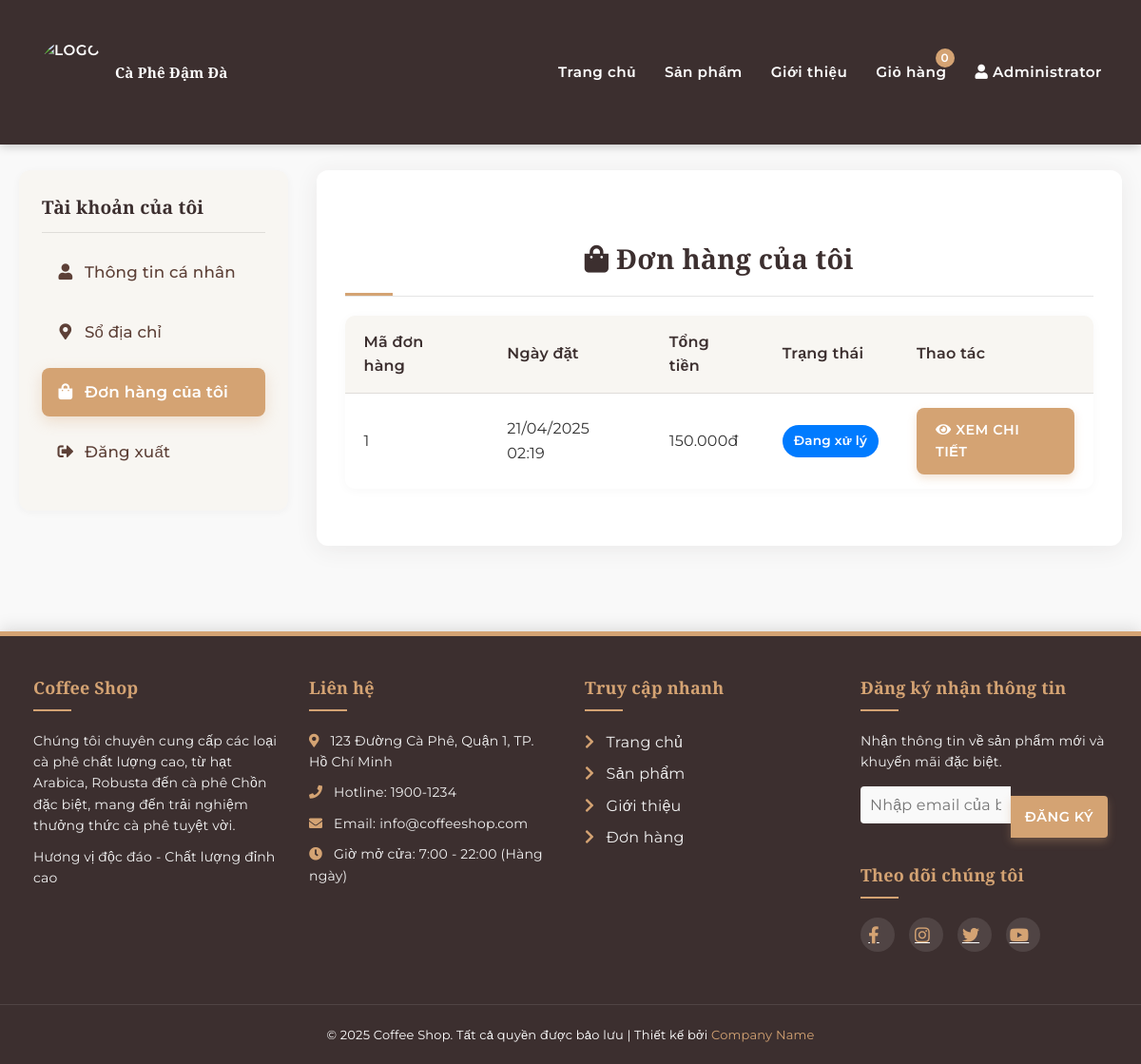
Screenshot of /lab1/my-orders.php (signed in) with the database file from the repository.
### tables this page shows
CREATE TABLE `orders` (
  `id` int(11) NOT NULL,
  `order_number` varchar(30) DEFAULT NULL,
  `user_id` int(11) NOT NULL,
  `shipping_name` varchar(100) NOT NULL,
  `shipping_address` varchar(255) NOT NULL,
  `shipping_city` varchar(100) NOT NULL,
  `shipping_phone` varchar(20) NOT NULL,
  `payment_method` varchar(50) NOT NULL,
  `total_amount` decimal(10,2) NOT NULL,
  `status` enum('pending','processing','confirmed','shipping','delivered','cancelled') NOT NULL DEFAULT 'pending',
  `status_note` varchar(255) DEFAULT NULL,
  `updated_at` timestamp NOT NULL DEFAULT current_timestamp() ON UPDATE current_timestamp(),
  `order_date` datetime DEFAULT current_timestamp()
);

### lab1/my-orders.php (the view, shortened to what this page needs)
<?php
include 'includes/db_connect.php';
$check_custom_id_column = $conn->query("SHOW COLUMNS FROM orders LIKE 'custom_order_id'");
if ($check_custom_id_column->num_rows == 0) {
    $conn->query("ALTER TABLE orders ADD COLUMN custom_order_id VARCHAR(50) NULL UNIQUE AFTER id");
}
$query = "SELECT * FROM orders WHERE user_id = {$_SESSION['user_id']} ORDER BY order_date DESC";
$result = $conn->query($query);
$orders = [];
if ($result->num_rows > 0) {
    while ($row = $result->fetch_assoc()) {
        $orders[] = $row;
    }
}
$order_details = [];
?>
<!DOCTYPE html>
<html lang="vi">
<head>
    <link rel="stylesheet" href="css/style.css">
    <link rel="stylesheet" href="https://cdnjs.cloudflare.com/ajax/libs/font-awesome/5.15.4/css/all.min.css">
</head>
<body>
    <?php include 'includes/header.php'; ?>
    <div class="container">
        <div class="profile-container">
            <div class="profile-sidebar">
                <div class="profile-menu">
                    <h3>Tài khoản của tôi</h3>
                    <ul>
                        <li><a href="profile.php"><i class="fas fa-user"></i> Thông tin cá nhân</a></li>
                        <li><a href="address-book.php"><i class="fas fa-map-marker-alt"></i> Sổ địa chỉ</a></li>
                        <li><a href="my-orders.php" class="active"><i class="fas fa-shopping-bag"></i> Đơn hàng của tôi</a></li>
                        <li><a href="logout.php"><i class="fas fa-sign-out-alt"></i> Đăng xuất</a></li>
                    </ul>
                </div>
            </div>
            <div class="profile-content">
                <div class="profile-card">
                    <?php if (!empty($order_details)): ?>
                        <a href="my-orders.php" class="back-link"><i class="fas fa-arrow-left"></i> Quay lại danh sách đơn hàng</a>
                        <h2>Chi tiết đơn hàng #<?php echo $order_details['order']['display_id']; ?></h2>
                        <div class="order-detail">
                            <h3><i class="fas fa-info-circle"></i> Thông tin đơn hàng</h3>
                            <p><strong>Mã đơn hàng:</strong> <?php echo $order_details['order']['display_id']; ?></p>
                            <p><strong>Ngày đặt:</strong> <?php
                                $created_date = isset($order_details['order']['created_at']) ? $order_details['order']['created_at'] :
                                               (isset($order_details['order']['order_date']) ? $order_details['order']['order_date'] : date('Y-m-d H:i:s'));
                                echo date('d/m/Y H:i', strtotime($created_date));
                            ?></p>
                            <p><strong>Trạng thái:</strong>
                                <span class="order-status status-<?php echo strtolower($order_details['order']['status']); ?>">
                                    <?php
                                    $status_text = '';
                                    switch ($order_details['order']['status']) {
                                        case 'pending':
                                            $status_text = 'Chờ xác nhận';
                                            break;
                                        case 'confirmed':
                                            $status_text = 'Đã xác nhận';
                                            break;
                                        case 'processing':
                                            $status_text = 'Đang xử lý';
                                            break;
                                        case 'shipping':
                                            $status_text = 'Đang giao hàng';
                                            break;
                                        case 'delivered':
                                            $status_text = 'Đã giao hàng';
                                            break;
                                        case 'cancelled':
                                            $status_text = 'Đã hủy';
                                            break;
                                        default:
                                            $status_text = ucfirst($order_details['order']['status']);
                                    }
                                    echo $status_text;
                                    ?>
                                </span>
                            </p>
                            <p><strong>Tổng tiền:</strong> <?php echo number_format($order_details['order']['total_amount'], 0, ',', '.'); ?>đ</p>
                            <p><strong>Phương thức thanh toán:</strong>
                                <?php
                                $payment_method = $order_details['order']['payment_method'];
                                switch(strtolower($payment_method)) {
                                    case 'cod':
                                        echo '<i class="fas fa-money-bill-wave"></i> Thanh toán khi nhận hàng';
                                        break;
                                    case 'bank_transfer':
                                        echo '<i class="fas fa-university"></i> Chuyển khoản ngân hàng';
                                        break;
                                    case 'credit_card':
                                        echo '<i class="far fa-credit-card"></i> Thẻ tín dụng';
                                        break;
                                    default:
                                        echo $payment_method;
                                }
                                ?>
                            </p>
                            <h3><i class="fas fa-shipping-fast"></i> Thông tin giao hàng</h3>
                            <p><strong>Họ tên:</strong> <?php echo $order_details['order']['fullname']; ?></p>
                            <p><strong>Email:</strong> <?php echo $order_details['order']['email']; ?></p>
                            <p><strong>Số điện thoại:</strong> <?php echo $order_details['order']['phone']; ?></p>
                            <p><strong>Địa chỉ:</strong> <?php echo $order_details['order']['shipping_address']; ?></p>
                            <h3><i class="fas fa-box-open"></i> Sản phẩm đã đặt</h3>
                            <table class="order-items">
                                <thead>
                                    <tr>
                                        <th>Sản phẩm</th>
                                        <th>Số lượng</th>
                                        <th>Đơn giá</th>
                                        <th>Thành tiền</th>
                                    </tr>
                                </thead>
                                <tbody>
                                    <?php foreach ($order_details['items'] as $item): ?>
                                        <tr>
                                            <td>
                                                <div class="product-info">
                                                    <?php if (!empty($item['image'])): ?>
                                                        <img src="<?php echo $item['image']; ?>" alt="<?php echo $item['product_name']; ?>" class="product-image" onerror="this.src='images/default-product.jpg'">
                                                    <?php else: ?>
                                                        <img src="images/default-product.jpg" alt="<?php echo $item['product_name']; ?>" class="product-image">
                                                    <?php endif; ?>
                                                    <span class="product-name"><?php echo $item['product_name']; ?></span>
                                                </div>
                                            </td>
                                            <td><?php echo $item['quantity']; ?></td>
                                            <td><?php echo number_format($item['price'], 0, ',', '.'); ?>đ</td>
                                            <td><?php echo number_format($item['price'] * $item['quantity'], 0, ',', '.'); ?>đ</td>
                                        </tr>
                                    <?php endforeach; ?>
                                </tbody>
                                <tfoot>
                                    <tr>
                                        <td colspan="3" style="text-align: right;"><strong>Tổng tiền:</strong></td>
                                        <td><?php echo number_format($order_details['order']['total_amount'], 0, ',', '.'); ?>đ</td>
                                    </tr>
                                </tfoot>
                            </table>
                        </div>
                    <?php else: ?>
                        <h2><i class="fas fa-shopping-bag"></i> Đơn hàng của tôi</h2>
                        <?php if (empty($orders)): ?>
                            <div class="empty-state">
                                <i class="fas fa-shopping-cart"></i>
                                <h3>Bạn chưa có đơn hàng nào</h3>
                                <p>Hãy mua sắm và trải nghiệm dịch vụ của chúng tôi</p>
                                <a href="products.php" class="btn-primary">
                                    <i class="fas fa-shopping-bag"></i> Tiếp tục mua sắm
                                </a>
                            </div>
                        <?php else: ?>
                            <table class="order-list">
                                <thead>
                                    <tr>
                                        <th>Mã đơn hàng</th>
                                        <th>Ngày đặt</th>
                                        <th>Tổng tiền</th>
                                        <th>Trạng thái</th>
                                        <th>Thao tác</th>
                                    </tr>
                                </thead>
                                <tbody>
                                    <?php foreach ($orders as $order): ?>
                                        <tr>
                                            <td>
                                                <?php
                                                if (isset($order['display_id'])) {
                                                    echo $order['display_id'];
                                                } else {
                                                    echo 'N/A';
                                                }
                                                ?>
                                            </td>
                                            <td><?php
                                                $created_date = isset($order['created_at']) ? $order['created_at'] :
                                                              (isset($order['order_date']) ? $order['order_date'] : date('Y-m-d H:i:s'));
                                                echo date('d/m/Y H:i', strtotime($created_date));
                                            ?></td>
                                            <td><?php
                                                $total = isset($order['order_total']) ? $order['order_total'] :
                                                       (isset($order['total_amount']) ? $order['total_amount'] : 0);
                                                echo number_format($total, 0, ',', '.');
                                            ?>đ</td>
                                            <td>
                                                <span class="order-status status-<?php echo strtolower($order['status']); ?>">
                                                    <?php
                                                    $status_text = '';
                                                    switch ($order['status']) {
                                                        case 'processing':
                                                            $status_text = 'Đang xử lý';
                                                            break;
                                                    }
                                                    echo $status_text;
                                                    ?>
                                                </span>
                                            </td>
                                            <td>
                                                <a href="my-orders.php?order_id=<?php echo $order['id']; ?>" class="btn-primary">
                                                    <i class="fas fa-eye"></i> Xem chi tiết
                                                </a>
                                            </td>
                                        </tr>
                                    <?php endforeach; ?>
                                </tbody>
                            </table>
                        <?php endif; ?>
                    <?php endif; ?>
                </div>
            </div>
        </div>
    </div>
    <?php include 'includes/footer.php'; ?>
</body>
</html>

### rows the page displays
orders: display_id "1", order_date "21/04/2025 02:19", total_amount "150.000", status "Đang xử lý"

### other values shown
$_SESSION['fullname'] "Administrator"
